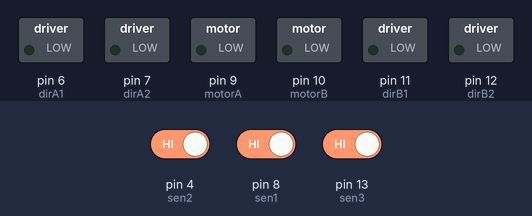
Bench run of a sketch on a simulated Arduino Uno, built with avr-gcc and run on an emulated ATmega328P. Parts: switched loads named in the sketch (green lamp = pin HIGH). Inputs (shaded band) come from the test bench; at power-on: pin 4 (sen2) HIGH, pin 13 (sen3) HIGH, pin 8 (sen1) HIGH. What the sketch prints to the serial monitor is not drawn.

Above: at 1.2 s.
1.3 s: pin 4 (sen2) driven LOW
At 1.6 s:
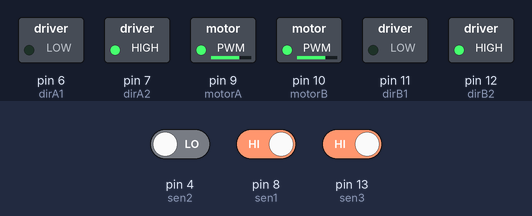
2.8 s: pin 13 (sen3) driven LOW
4.3 s: pin 8 (sen1) driven LOW
At 5.1 s:
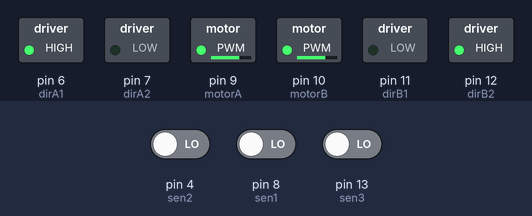
5.8 s: pin 4 (sen2) driven HIGH
At 6.3 s:
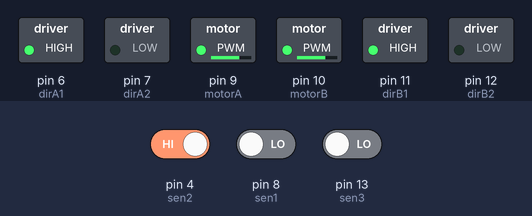
7.3 s: pin 13 (sen3) driven HIGH
At 8.5 s:
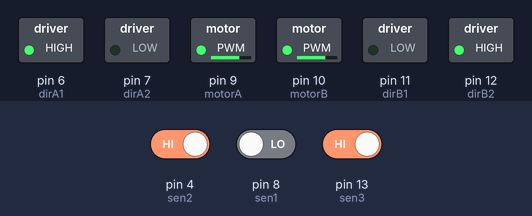
8.8 s: pin 8 (sen1) driven HIGH
Timing chart, 0 to 11.3 s (numbered marks = the images above; inputs shaded):
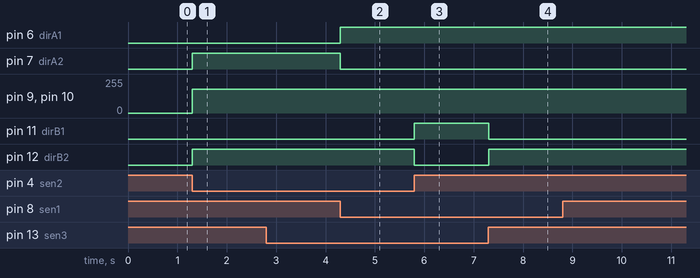

The sketch:

Line_Follower.ino
```cpp
//Motor Drive Connection
const int motorA  = 9;  //Right Motor
const int dirA1  = 6;
const int dirA2  = 7;

const int motorB  = 10; //Left Motor
const int dirB1  = 11;
const int dirB2  = 12;

//Bluetooth (HC-05)
const int BTState = 2;

//Useful Variables
int i = 0;
int j = 0;
int state;
int vSpeed = 255;   // Default speed, from 0 to 255

//Line Follower
int val1 = 0;    //center
const int sen1 = 8;
int val2 = 0;   //rght
const int sen2 = 4;
int val3 = 0;  //left
const int sen3 = 13;

void setup() {
  // Set pins as outputs:
  pinMode(motorA, OUTPUT);
  pinMode(dirA1, OUTPUT);
  pinMode(dirA2, OUTPUT);
  pinMode(motorB, OUTPUT);
  pinMode(dirB1, OUTPUT);
  pinMode(dirB2, OUTPUT);

  pinMode(BTState, INPUT);

  //pinMode(trigPin, OUTPUT);
  //pinMode(echoPin, INPUT);

  pinMode(sen1, INPUT);
  pinMode(sen2, INPUT);
  pinMode(sen3, INPUT);


  // Initialize serial communication at 9600 bits per second:
  Serial.begin(9600);
}

void loop() {

  /************************Line follower*****************************/
  val1 = digitalRead(sen1); //Center
  val2 = digitalRead(sen2); //Right
  val3 = digitalRead(sen3); //Left
  vSpeed = 180;

  if (val1 == 0 && val2 != 0 && val3 != 0) {
    Forward();
    Serial.print("F");
  }
  else if (val1 == 0 && val2 == 0 && val3 != 0) {

    RotateRight();
    Serial.print("R");
  }
  else if (val1 == 0 && val2 != 0 && val3 == 0) {

    RotateLeft();
    Serial.print("L");
  }
  else if (val1 == 0 && val2 == 0 && val3 == 0) {
    Forward();
    Serial.print("F");
  }
  else if (val2 == 0 && val1 != 0 && val3 != 0) {

    RotateRight();
    Serial.print("R");
  }
  else if (val3 == 0 && val1 != 0 && val2 != 0) {

    RotateLeft();
    Serial.print("L");
  }
}


void Forward()
{
  digitalWrite(dirA1, HIGH);
  digitalWrite(dirA2, LOW);
  digitalWrite(dirB1, LOW);
  digitalWrite(dirB2, HIGH);
  analogWrite(motorA, vSpeed);
  analogWrite(motorB, vSpeed);
}

void Backward()
{
  digitalWrite(dirA1, LOW);
  digitalWrite(dirA2, HIGH);
  digitalWrite(dirB1, HIGH);
  digitalWrite(dirB2, LOW);
  analogWrite(motorA, vSpeed);
  analogWrite(motorB, vSpeed);
}

void Left()
{
  digitalWrite(dirA1, HIGH);
  digitalWrite(dirA2, LOW);
  digitalWrite(dirB1, LOW);
  digitalWrite(dirB2, LOW);
  analogWrite(motorA, vSpeed);
  analogWrite(motorB, 0);
}

void Right()
{
  digitalWrite(dirA1, LOW);
  digitalWrite(dirA2, LOW);
  digitalWrite(dirB1, LOW);
  digitalWrite(dirB2, HIGH);
  analogWrite(motorA, 0);
  analogWrite(motorB, vSpeed);
}

void Stop()
{
  analogWrite(motorA, 0);
  analogWrite(motorB, 0);
}

void RotateRight()
{
  digitalWrite(dirA1, LOW);
  digitalWrite(dirA2, HIGH);
  digitalWrite(dirB1, LOW);
  digitalWrite(dirB2, HIGH);
  analogWrite(motorA, vSpeed);
  analogWrite(motorB, vSpeed);
}

void RotateLeft()
{
  digitalWrite(dirA1, HIGH);
  digitalWrite(dirA2, LOW);
  digitalWrite(dirB1, HIGH);
  digitalWrite(dirB2, LOW);
  analogWrite(motorA, vSpeed);
  analogWrite(motorB, vSpeed);
}
```

Measured:
- after the input at 1.3 s, pin 7 (dirA2), pin 12 (dirB2): LOW → HIGH at once; pin 9 (motorA), pin 10 (motorB): 0/255 → 180/255 at once
- after the input at 2.8 s, every drawn part: stays the same
- after the input at 4.3 s, pin 6 (dirA1): LOW → HIGH at once; pin 7 (dirA2): HIGH → LOW at once
- after the input at 5.8 s, pin 11 (dirB1): LOW → HIGH at once; pin 12 (dirB2): HIGH → LOW at once
- after the input at 7.3 s, pin 11 (dirB1): HIGH → LOW at once; pin 12 (dirB2): LOW → HIGH at once
- after the input at 8.8 s, every drawn part: stays the same
